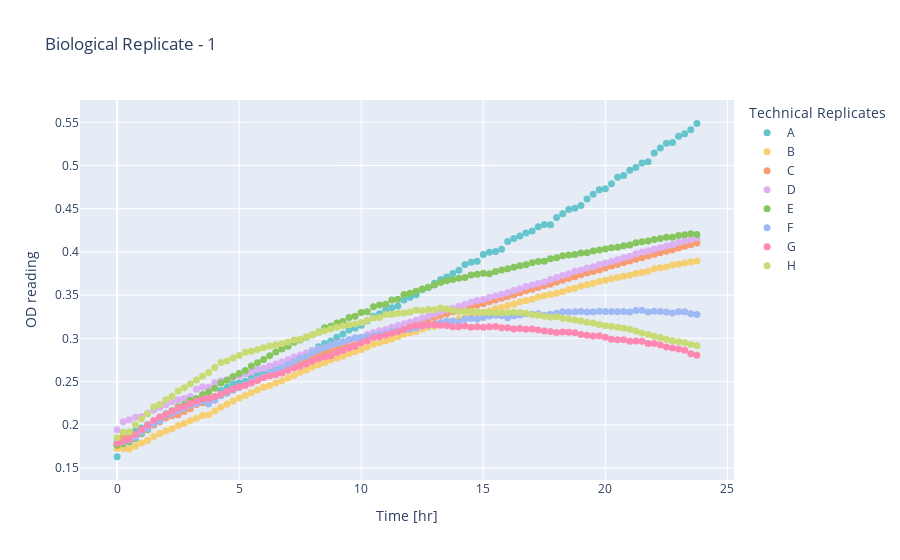
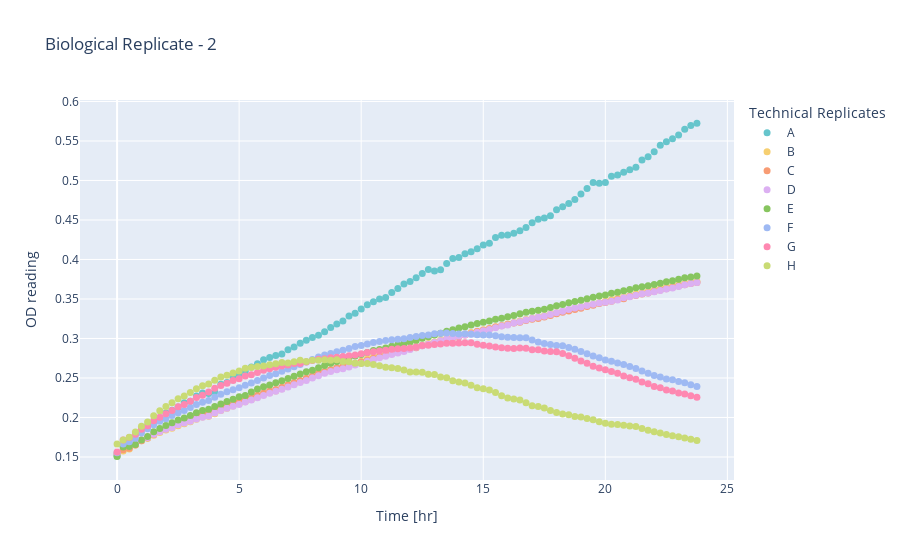
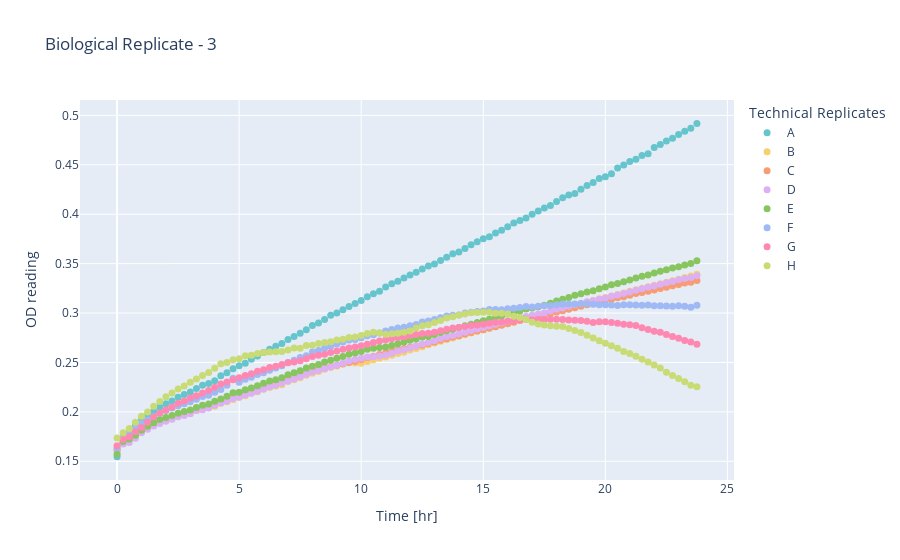
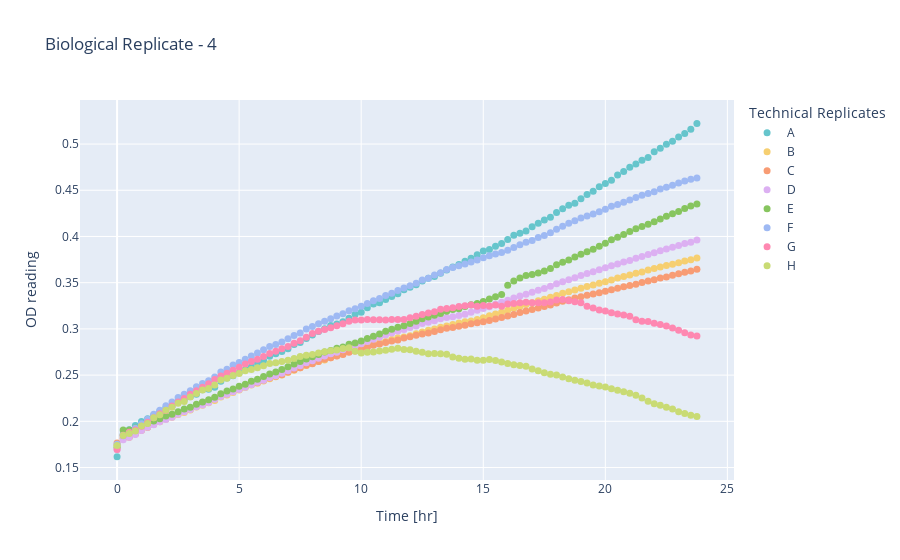

Notebook source saved alongside these figures, in order:
### Code cell
for i in range(1, 5):
    plot_timeseries_interactive(avg_tables[i-1], f'Biological Replicate - {i}', 'Technical Replicates')
